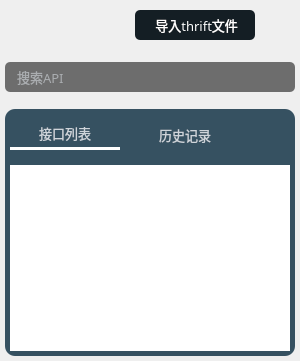
     <widget class="QWidget" name="widget_left" native="true">
      <property name="minimumSize">
       <size>
        <width>260</width>
        <height>0</height>
       </size>
      </property>
      <property name="maximumSize">
       <size>
        <width>500</width>
        <height>16777215</height>
       </size>
      </property>
      <property name="font">
       <font>
        <family>OPPOSans B</family>
        <stylestrategy>PreferAntialias</stylestrategy>
       </font>
      </property>
      <property name="styleSheet">
       <string notr="true">#widget_left{
border-right:0px solid rgba(108, 117, 125, 65); 
}
QScrollBar:vertical{
    width: 10px;
	background-color: rgba(0, 41, 69, 0);
    margin: 0px,0px,0px,0px;
    padding-top: 0px;		/*//隐藏上下的箭头*/
    padding-bottom: 0px;
}


QScrollBar::handle:vertical{
    width: 10px;
	
	background-color: rgb(239, 239, 239);
    /*滚动条两端变成椭圆 */
    border-radius: 2px;
    min-height: 0;
}

QScrollBar::sub-page:vertical {
    
	background-color: rgba(255, 255, 255, 0);
}
QScrollBar::add-page:vertical 
{
    background-color: rgba(255, 255, 255, 0);
}

QScrollBar::add-line:vertical {
	border: none;
    height: 0px;
    subcontrol-position: bottom;
    subcontrol-origin: margin;
}
QScrollBar::sub-line:vertical {
    border: none;
    height: 0px;
    subcontrol-position: top;
    subcontrol-origin: margin;
}

QScrollBar::down-arrow:vertical {
    border:none;
}

QScrollBar::up-arrow:vertical {
    border:none;
}</string>
      </property>
      <layout class="QVBoxLayout" name="verticalLayout_5">
       <property name="spacing">
        <number>8</number>
       </property>
       <property name="leftMargin">
        <number>5</number>
       </property>
       <property name="topMargin">
        <number>0</number>
       </property>
       <property name="rightMargin">
        <number>5</number>
       </property>
       <property name="bottomMargin">
        <number>5</number>
       </property>
       <item>
        <widget class="QWidget" name="widget_imprt_thrift" native="true">
         <property name="minimumSize">
          <size>
           <width>0</width>
           <height>44</height>
          </size>
         </property>
         <property name="font">
          <font>
           <stylestrategy>PreferAntialias</stylestrategy>
          </font>
         </property>
         <layout class="QHBoxLayout" name="horizontalLayout_7">
          <property name="spacing">
           <number>30</number>
          </property>
          <property name="leftMargin">
           <number>0</number>
          </property>
          <property name="topMargin">
           <number>5</number>
          </property>
          <property name="rightMargin">
           <number>0</number>
          </property>
          <property name="bottomMargin">
           <number>0</number>
          </property>
          <item>
           <widget class="QWidget" name="widget_7" native="true">
            <property name="minimumSize">
             <size>
              <width>100</width>
              <height>40</height>
             </size>
            </property>
            <property name="maximumSize">
             <size>
              <width>100</width>
              <height>40</height>
             </size>
            </property>
            <property name="font">
             <font>
              <stylestrategy>PreferAntialias</stylestrategy>
             </font>
            </property>
            <property name="styleSheet">
             <string notr="true">image: url(:/lib/Thrift.png);</string>
            </property>
           </widget>
          </item>
          <item>
           <widget class="QToolButton" name="toolButton_inportFile">
            <property name="sizePolicy">
             <sizepolicy hsizetype="Expanding" vsizetype="Fixed">
              <horstretch>0</horstretch>
              <verstretch>0</verstretch>
             </sizepolicy>
            </property>
            <property name="minimumSize">
             <size>
              <width>120</width>
              <height>30</height>
             </size>
            </property>
            <property name="maximumSize">
             <size>
              <width>120</width>
              <height>30</height>
             </size>
            </property>
            <property name="font">
             <font>
              <family>OPPOSans B</family>
              <pointsize>10</pointsize>
              <stylestrategy>PreferAntialias</stylestrategy>
             </font>
            </property>
            <property name="styleSheet">
             <string notr="true">QToolButton {
	color: rgb(255, 255, 255);
	
	background-color: rgb(20, 30, 36);
	border-radius: 5px;
}

QToolButton::menu-indicator { 
	image: None;
}
 
QToolButton:hover {
	color: rgb(255, 255, 255);
	/*background-color: rgba(20, 20, 20,0);*/
}</string>
            </property>
            <property name="text">
             <string> 导入thrift文件</string>
            </property>
            <property name="icon">
             <iconset resource="../lib.qrc">
              <normaloff>:/lib/inport.png</normaloff>:/lib/inport.png</iconset>
            </property>
            <property name="iconSize">
             <size>
              <width>13</width>
              <height>13</height>
             </size>
            </property>
            <property name="toolButtonStyle">
             <enum>Qt::ToolButtonTextBesideIcon</enum>
            </property>
           </widget>
          </item>
          <item>
           <spacer name="horizontalSpacer_23">
            <property name="font">
             <font>
              <stylestrategy>PreferAntialias</stylestrategy>
             </font>
            </property>
            <property name="orientation">
             <enum>Qt::Horizontal</enum>
            </property>
            <property name="sizeHint" stdset="0">
             <size>
              <width>40</width>
              <height>20</height>
             </size>
            </property>
           </spacer>
          </item>
         </layout>
        </widget>
       </item>
       <item>
        <widget class="QWidget" name="widget_thrift_search" native="true">
         <property name="minimumSize">
          <size>
           <width>0</width>
           <height>40</height>
          </size>
         </property>
         <property name="font">
          <font>
           <stylestrategy>PreferAntialias</stylestrategy>
          </font>
         </property>
         <layout class="QHBoxLayout" name="horizontalLayout_14">
          <property name="leftMargin">
           <number>0</number>
          </property>
          <property name="rightMargin">
           <number>0</number>
          </property>
          <item>
           <widget class="QLineEdit" name="lineEdit_find">
            <property name="minimumSize">
             <size>
              <width>250</width>
              <height>30</height>
             </size>
            </property>
            <property name="maximumSize">
             <size>
              <width>5999</width>
              <height>30</height>
             </size>
            </property>
            <property name="font">
             <font>
              <family>OPPOSans</family>
              <pointsize>10</pointsize>
              <stylestrategy>PreferAntialias</stylestrategy>
             </font>
            </property>
            <property name="styleSheet">
             <string notr="true">QLineEdit{
color: rgb(231, 238, 244);
border-radius: 14px;
background-color: rgb(25, 25, 25, 155);
border: 0px solid rgba(255, 255, 255, 0);
border-radius: 5px;
padding-left:10px;
padding-right:10px;
}</string>
            </property>
            <property name="placeholderText">
             <string>搜索API</string>
            </property>
           </widget>
          </item>
         </layout>
        </widget>
       </item>
       <item>
        <widget class="QWidget" name="widget_thrift_api" native="true">
         <property name="font">
          <font>
           <stylestrategy>PreferAntialias</stylestrategy>
          </font>
         </property>
         <property name="styleSheet">
          <string notr="true">#widget_thrift_api {
background-color: rgb(54, 81, 97);
border-radius: 10px;
}</string>
         </property>
         <layout class="QVBoxLayout" name="verticalLayout_3">
          <property name="leftMargin">
           <number>0</number>
          </property>
          <property name="topMargin">
           <number>10</number>
          </property>
          <property name="rightMargin">
           <number>0</number>
          </property>
          <property name="bottomMargin">
           <number>0</number>
          </property>
          <item>
           <widget class="QTabWidget" name="tabWidget">
            <property name="font">
             <font>
              <family>OPPOSans B</family>
              <pointsize>10</pointsize>
              <stylestrategy>PreferAntialias</stylestrategy>
             </font>
            </property>
            <property name="styleSheet">
             <string notr="true">
 QTabWidget::tab-bar {
         left:0px;       
}
	

/*设置TabWidget中tab_1的样式*/
#tab_1.QWidget{
	background-color: rgb(108, 117, 125, 0);
}
 
/*设置TabWidget中tab_2的样式*/
#tab_2.QWidget{
	background-color: rgb(108, 117, 125, 0);
}
 
/*设置TabWidget中QTabBar的样式*/
QTabBar::tab{
    background-color: rgb(108, 117, 125, 0);
	/*font-family:Consolas; */   /*设置tab中的文本的字体*/
	font-size:10pt;
	color:#ced4da;    /*设置tab中的文本的颜色*/
	border-top-left-radius: 5px;    /*设置tab的边框的圆角（左上圆角）*/
	border-top-right-radius: 5px;    /*设置tab的边框的圆角（右上圆角）*/
	width:100px;
	padding: 5px;
	margin-right:5px;
	margin-left: 5px;
}
 
/*设置TabWidget中QTabBar的tab被选中时的样式*/
QTabBar::tab:selected{
	/*background-color: #0B0E11;*/
	background-color: rgb(108, 117, 125, 0);
	border-bottom: 3px solid rgb(255, 255, 255);
}
 
/*设置TabWidget中鼠标悬浮在QTabBar的tab上，但未选中该Tab的样式*/
QTabBar::tab:hover:!selected {
	/*background-color: rgb(100, 117, 125, 125);*/
}
 
/*设置TabWidget的边框的样式*/
QTabWidget::pane {
    border: 0px solid rgb(108, 117, 125, 65);
}
 

QTabBar::close-button{ 
	/*border-image: url(:lib/Kafka.png);*/
}
QTabBar::close-button:hover{
	/*border-image: url(:/Resources/image/close_hover.png);*/
}


/*当打开多个tab，右侧出现，点击后，可以向前向后的按钮的样式*/
QTabBar QToolButton {
    border: none;
	color: rgb(255, 206, 6);
    background-color: #0b0e11;
}
 
QTabBar QToolButton:hover {
	background-color: #161a1e; 
}</string>
            </property>
            <property name="currentIndex">
             <number>0</number>
            </property>
            <widget class="QWidget" name="tab_2">
             <property name="styleSheet">
              <string notr="true">#tab_2{
border-radius: 5px;
background-color: rgba(28, 35, 39, 0);
}</string>
             </property>
             <attribute name="icon">
              <iconset resource="../lib.qrc">
               <normaloff>:/lib/file2.png</normaloff>:/lib/file2.png</iconset>
             </attribute>
             <attribute name="title">
              <string>接口列表</string>
             </attribute>
             <layout class="QVBoxLayout" name="verticalLayout_12">
              <property name="spacing">
               <number>6</number>
              </property>
              <property name="leftMargin">
               <number>0</number>
              </property>
              <property name="topMargin">
               <number>10</number>
              </property>
              <property name="rightMargin">
               <number>0</number>
              </property>
              <property name="bottomMargin">
               <number>0</number>
              </property>
              <item>
               <widget class="QTreeWidget" name="treeWidget_api">
                <property name="font">
                 <font>
                  <family>OPPOSans B</family>
                  <pointsize>10</pointsize>
                  <stylestrategy>PreferAntialias</stylestrategy>
                 </font>
                </property>
                <property name="styleSheet">
                 <string notr="true">QTreeWidget{
/*background-color: rgba(25, 25, 25, 100);*/
border: 0px solid rgba(212, 212, 212, 50);
border-radius: 10px;
padding:5px;
}

QTreeWidget::item {
    height: 25px; /* 设置行高为50像素 */
}

QScrollBar::horizontal{
    height: 8px;
	background-color: rgb(67, 77, 88);
	margin: 0px,0px,0px,0px;
    padding-top: 0px;		/*//隐藏上下的箭头*/
    padding-bottom: 0px;
}

QTreeWidget::branch:closed:has-children:!has-siblings,
QTreeWidget::branch:closed:has-children:has-siblings {
	border-image: none;
    image: url(:/lib/tree_close.png);
}
 
QTreeWidget::branch:open:has-children:!has-siblings,
QTreeWidget::branch:open:has-children:has-siblings  {
	border-image: none;
    image: url(:/lib/tree_open.png);
}

QScrollBar::handle:horizontal {
    height: 8px;
	background-color: rgb(239, 239, 239);
    /*滚动条两端变成椭圆 */
    border-radius: 2px;
    min-height: 0;
}

QScrollBar::sub-page:horizontal {
	background-color: rgba(255, 255, 255, 0);
}
QScrollBar::add-page:horizontal 
{
    background-color: rgba(255, 255, 255, 0);
}

QScrollBar::add-line:horizontal {
	border: none;
    height: 0px;
    subcontrol-position: bottom;
    subcontrol-origin: margin;
}
QScrollBar::sub-line:horizontal {
    border: none;
    height: 0px;
    subcontrol-position: top;
    subcontrol-origin: margin;
}

QScrollBar::down-arrow:horizontal {
    border:none;
}
QScrollBar::up-arrow:horizontal {
    border:none;
}</string>
                </property>
                <attribute name="headerVisible">
                 <bool>false</bool>
                </attribute>
                <column>
                 <property name="text">
                  <string notr="true">1</string>
                 </property>
                </column>
               </widget>
              </item>
             </layout>
            </widget>
            <widget class="QWidget" name="tab">
             <attribute name="icon">
              <iconset resource="../lib.qrc">
               <normaloff>:/lib/history2.png</normaloff>:/lib/history2.png</iconset>
             </attribute>
             <attribute name="title">
              <string>历史记录</string>
             </attribute>
            </widget>
           </widget>
          </item>
         </layout>
        </widget>
       </item>
      </layout>
     </widget>
